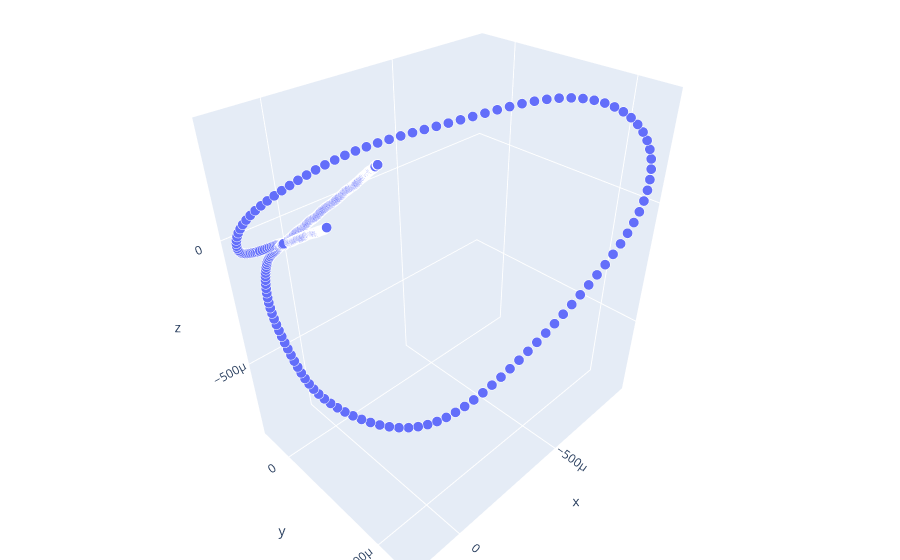

Notebook source saved alongside this figure:
### Markdown cell above
Искусственный сигнал ЭКГ (сгенерированный для тестов):

### Code cell
input ={}
input["data_edf"] = 'Data VECG/ECG_5.edf'
input["n_term_start"] = 3
input["n_term_finish"] = None
input["filt"] = False
input["f_sreza"] = 0.5
input["f_sampling"] =2000
input["show_detected_pqrst"] = True
input["show_ecg"] = True
input["plot_3d"] = True
input["save_images"] = False

process(input)

### Figure 1 — Plotly figure (JSON) as saved in the notebook; plotly's stock layout.template omitted (floating-point values rounded to 4 significant figures; data arrays with more than 128 entries replaced by an {"elided": "..."} marker saying what was removed)
{"data": [{"hovertemplate": "x=%{x}<br>y=%{y}<br>z=%{z}<br>size=%{marker.size}<extra></extra>", "legendgroup": "", "marker": {"color": "#636efa", "opacity": 1, "size": {"elided": "1501 int values"}, "sizemode": "area", "sizeref": 1, "symbol": "circle"}, "mode": "markers", "name": "", "scene": "scene", "showlegend": false, "type": "scatter3d", "x": {"elided": "1501 float values"}, "y": {"elided": "1501 float values"}, "z": {"elided": "1501 float values"}}], "layout": {"legend": {"itemsizing": "constant", "tracegroupgap": 0}, "margin": {"b": 0, "l": 0, "r": 0, "t": 0}, "scene": {"domain": {"x": [0, 1], "y": [0, 1]}, "xaxis": {"title": {"text": "x"}}, "yaxis": {"title": {"text": "y"}}, "zaxis": {"title": {"text": "z"}}}}}
